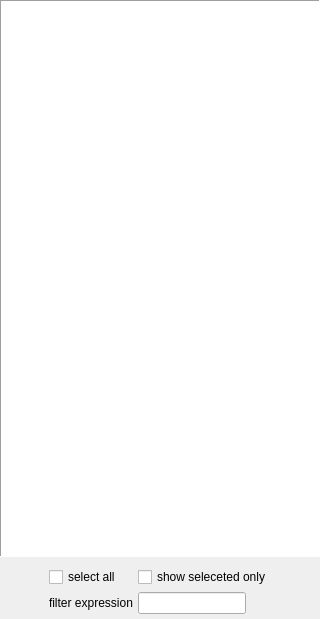
<?xml version="1.0" encoding="UTF-8"?>
<ui version="4.0">
 <class>Form</class>
 <widget class="QWidget" name="Form">
  <property name="geometry">
   <rect>
    <x>0</x>
    <y>0</y>
    <width>320</width>
    <height>619</height>
   </rect>
  </property>
  <property name="windowTitle">
   <string>Feature Selection</string>
  </property>
  <layout class="QVBoxLayout" name="verticalLayout">
   <property name="spacing">
    <number>5</number>
   </property>
   <property name="margin">
    <number>0</number>
   </property>
   <item>
    <widget class="AtContextTreeView" name="view">
     <property name="sizePolicy">
      <sizepolicy hsizetype="Minimum" vsizetype="MinimumExpanding">
       <horstretch>0</horstretch>
       <verstretch>0</verstretch>
      </sizepolicy>
     </property>
     <property name="frameShape">
      <enum>QFrame::Panel</enum>
     </property>
     <property name="selectionMode">
      <enum>QAbstractItemView::ExtendedSelection</enum>
     </property>
    </widget>
   </item>
   <item>
    <layout class="QFormLayout" name="formLayout">
     <property name="fieldGrowthPolicy">
      <enum>QFormLayout::FieldsStayAtSizeHint</enum>
     </property>
     <property name="formAlignment">
      <set>Qt::AlignBottom|Qt::AlignHCenter</set>
     </property>
     <property name="horizontalSpacing">
      <number>5</number>
     </property>
     <property name="verticalSpacing">
      <number>5</number>
     </property>
     <property name="topMargin">
      <number>5</number>
     </property>
     <property name="rightMargin">
      <number>5</number>
     </property>
     <property name="bottomMargin">
      <number>5</number>
     </property>
     <item row="1" column="0">
      <widget class="QCheckBox" name="selectAll">
       <property name="text">
        <string>select all</string>
       </property>
      </widget>
     </item>
     <item row="2" column="1">
      <widget class="AtLineEdit" name="regex"/>
     </item>
     <item row="2" column="0">
      <widget class="QLabel" name="regexLbl">
       <property name="text">
        <string>filter expression</string>
       </property>
      </widget>
     </item>
     <item row="1" column="1">
      <widget class="QCheckBox" name="selectedOnly">
       <property name="text">
        <string>show seleceted only</string>
       </property>
      </widget>
     </item>
    </layout>
   </item>
  </layout>
 </widget>
 <customwidgets>
  <customwidget>
   <class>AtContextTreeView</class>
   <extends>QTreeView</extends>
   <header location="global">annot/gui/featuredlg</header>
  </customwidget>
  <customwidget>
   <class>AtLineEdit</class>
   <extends>QLineEdit</extends>
   <header location="global">annot/gui/lineedit</header>
  </customwidget>
 </customwidgets>
 <resources/>
 <connections/>
</ui>
